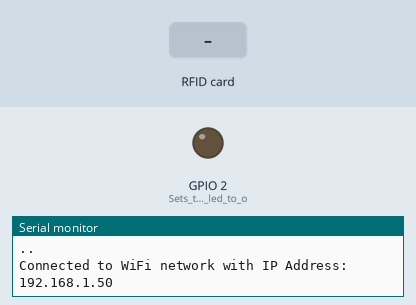
A sketch run on a simulated ESP32. On the bench: output pins drawn as LEDs (lit = HIGH), the last lines printed to the serial monitor. The inputs (shaded band) are chosen by the test bench. WiFi joins after 1.5 s; servers stay silent unless stated; uploads are accepted with an empty reply.

Above: at 3.2 s.
3.3 s: RFID card 5E 7A 19 C4 held to the reader
At 3.9 s:
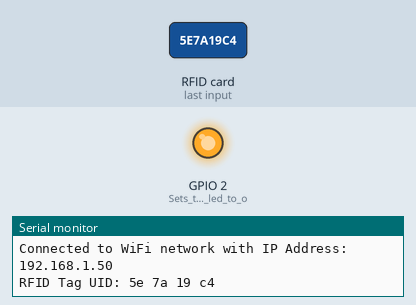
5.5 s: RFID card B1 AE 43 1D held to the reader
Timing chart, 0 to 8.5 s (numbered marks = the images above; inputs shaded):
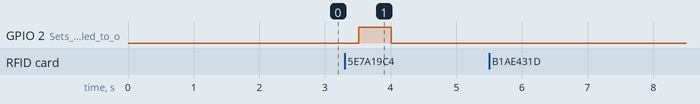

Measured:
- after the input at 3.3 s, GPIO 2 (Sets_the_builtin_led_to_o): LOW → HIGH after 0.21 s, → LOW 0.50 s later

The sketch:

NFCreader.ino
```cpp
#include <SPI.h>
#include <MFRC522.h>
#define SS_PIN 5
#define RST_PIN 14
#include <WiFi.h>
#include <HTTPClient.h>

MFRC522 rfid(SS_PIN, RST_PIN); // Instance of the class

MFRC522::MIFARE_Key key;


const char* ssid = "";
const char* password = "";

const char* loggingUrl = "http://192.168.2.186:8888/api/v1/attendance/log-student";
const char* addCardUrl = "http://192.168.2.186:8888/api/v1/card/create-card";

const String masterCardHex = " b1 ae 43 1d";
String mode = "log";

void initWifiConncection(){
  WiFi.mode(WIFI_AP_STA);
  WiFi.begin(ssid, password);
  Serial.println("Connecting");
    while(WiFi.status() != WL_CONNECTED) {
    delay(1000);
    Serial.print(".");
  }
  Serial.println("");
  Serial.print("Connected to WiFi network with IP Address: ");
  Serial.println(WiFi.localIP());

  WiFi.setAutoReconnect(true);
  WiFi.persistent(true);

}

void setup() {
  Serial.begin(115200);

  pinMode(LED_BUILTIN, OUTPUT); // Sets the builtin led to output mode

  initWifiConncection(); //Init wifi connection

  SPI.begin(); // Init SPI bus

  rfid.PCD_Init(); // Init RC522
}

void loop() {
  String cardHex = "";
  String newCardHex = "";

  // Reset the loop if no new card present on the sensor/reader. This saves the entire process when idle.
  if ( ! rfid.PICC_IsNewCardPresent())
    return;

  // Verify if the NUID has been readed
  if ( ! rfid.PICC_ReadCardSerial())
    return;

  MFRC522::PICC_Type piccType = rfid.PICC_GetType(rfid.uid.sak);

  Serial.print(F("RFID Tag UID:"));
  cardHex = hexToStr(rfid.uid.uidByte, rfid.uid.size);
  Serial.println(cardHex);

  if(cardHex == masterCardHex){

  }

  rfid.PICC_HaltA();

  if(cardHex == masterCardHex){
    Serial.println("Mode changed from: " + mode);
    toggleMode();
    Serial.println("To: " + mode);
    Serial.println("");
    return;
  }


  if(WiFi.status()== WL_CONNECTED){
    WiFiClient client;
    HTTPClient http;
    int httpResponseCode = 0;
    if(mode == "log"){
      http.begin(client, loggingUrl);
      http.addHeader("Content-Type", "text/plain");
      String httpRequestData = cardHex;
      httpResponseCode = http.POST(httpRequestData);
      if(httpResponseCode == 200){
        digitalWrite(LED_BUILTIN, HIGH);
        delay(500);
        digitalWrite(LED_BUILTIN, LOW);
      }

      Serial.print("HTTP Response code: ");
      Serial.println(httpResponseCode);

      http.end();

    }else if(mode == "add"){
      http.begin(client, addCardUrl);
      http.addHeader("Content-Type", "text/plain");
      String httpRequestData = cardHex;
      httpResponseCode = http.POST(httpRequestData);
      if(httpResponseCode == 200){
        digitalWrite(LED_BUILTIN, HIGH);
        delay(500);
        digitalWrite(LED_BUILTIN, LOW);
        delay(500);
        digitalWrite(LED_BUILTIN, HIGH);
        delay(500);
        digitalWrite(LED_BUILTIN, LOW);
      }

      Serial.print("HTTP Response code: ");
      Serial.println(httpResponseCode);

      http.end();
    }
  }
  else {
    Serial.println("WiFi Disconnected");
  }


}

void toggleMode(){
  if(mode == "log"){
    mode = "add";
  }
  else if(mode == "add"){
    mode = "log";
  }
}


String hexToStr(byte *buffer, byte bufferSize) {
  String str1 = "";
  String str2 = "";
  String str3 = "";
  for (byte i = 0; i < bufferSize; i++) {
    str1 = buffer[i] < 0x10 ? " 0" : " ";
    str2 = String(buffer[i], HEX);
    str3 += str1 + str2;
  }
  return str3;
}
```
